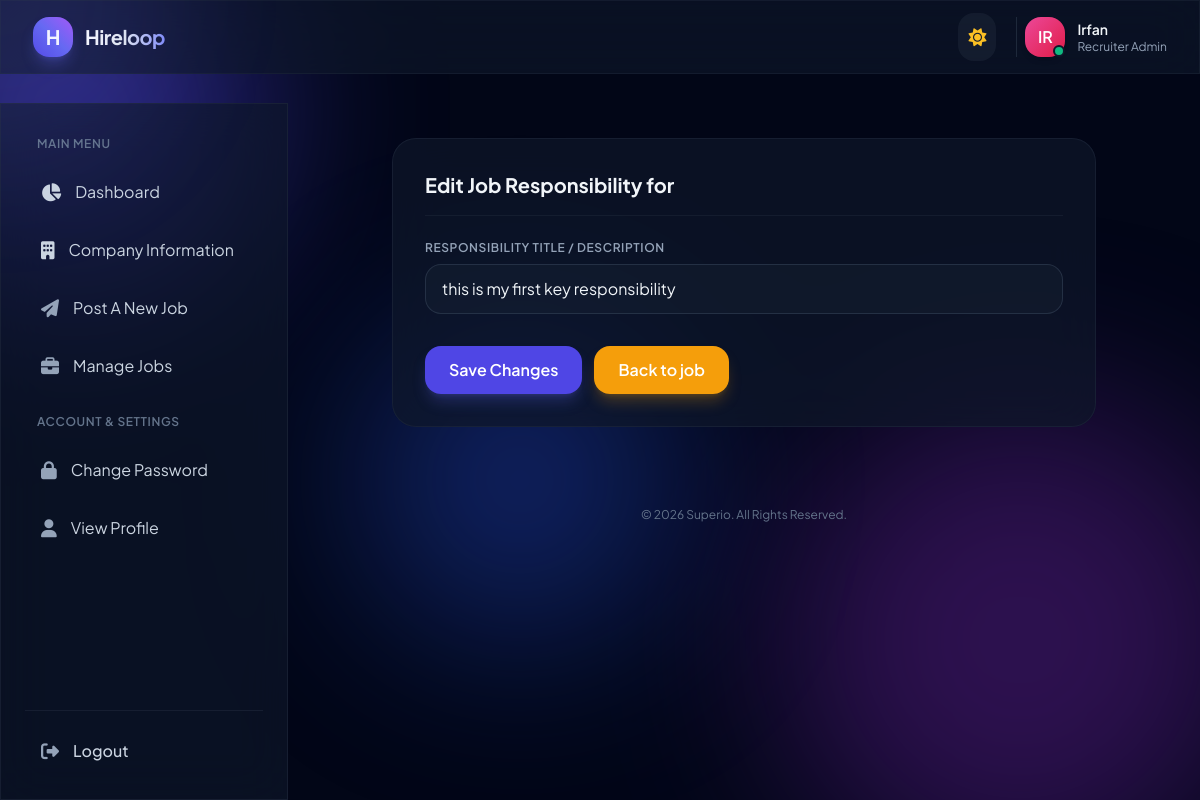
The page /job/edit-jobres/1/ (signed in) on the database its author committed.
### accounts/models.py (models this page shows)
class User(AbstractUser):
    email =  models.EmailField(unique= True ,null=False  )
    has_company = models.BooleanField(default = False)
    has_resume = models.BooleanField(default= False)
    is_recruiter = models.BooleanField(default= False)
    is_candidate = models.BooleanField(default= False)

### job/models.py (models this page shows)
class JobRes(models.Model):
    job = models.ForeignKey( Job , on_delete=models.CASCADE)
    name = models.CharField(max_length=100)

### job/views.py (the view)
# urls.py: path('edit-jobres/<int:pk>/', edit_jobres, name='edit-jobres'),
def edit_jobres(request, pk):
    jobres = get_object_or_404(JobRes, pk=pk)
    job = jobres.job
    if request.method == "POST":
        form = AddJobRes(request.POST, instance=jobres)
        if form.is_valid():
            form.save()
            messages.success(request, 'Job responsibility updated successfully.')
            return redirect(reverse('job-details', args=[job.pk]))
        else:
            messages.warning(request, "Something went wrong, please try again.")
    else:
        form = AddJobRes(instance=jobres)
    context = {'form': form, 'job': job, 'is_edit': True}
    return render(request, 'job/add_jobres.html', context)

### job/forms.py
class AddJobRes(forms.ModelForm):
    class Meta:
        model = JobRes
        fields = ['name']

### templates/job/add_jobres.html (shortened to what this page needs)
{% extends 'base.html' %}
{% load widget_tweaks %}
{% block content %}
<div class="max-w-3xl mx-auto p-4 sm:p-6 lg:p-8">
    <div class="bg-white/70 dark:bg-slate-900/70 backdrop-blur-xl border border-slate-200/60 dark:border-slate-800/60 rounded-3xl p-6 sm:p-8 shadow-xl shadow-slate-200/50 dark:shadow-none transition-all">
        <div class="mb-6 pb-4 border-b border-slate-200/50 dark:border-slate-800/50">
            <h2 class="text-xl font-bold text-slate-800 dark:text-slate-100">
                {% if is_edit %}Edit{% else %}Add a{% endif %} Job Responsibility for
            </h2>
        </div>
        <form method="POST" class="space-y-6">
            <div class="flex flex-col gap-2">
                <label class="text-xs font-semibold uppercase tracking-wider text-slate-500 dark:text-slate-400">Responsibility Title / Description</label>
                {% render_field form.name class="w-full px-4 py-3 rounded-2xl bg-slate-50/50 dark:bg-slate-800/30 border border-slate-200 dark:border-slate-700/60 text-slate-800 dark:text-slate-100 placeholder-slate-400 focus:bg-white dark:focus:bg-slate-900 focus:border-indigo-500 focus:ring-4 focus:ring-indigo-500/10 transition-all outline-none" placeholder="e.g. Ensuring that all codes written in Python meets PEP-8 standards..." %}
            </div>
            <div class="flex items-center gap-3 pt-2">
                <button type="submit" class="px-6 py-3 rounded-2xl bg-indigo-600 hover:bg-indigo-700 active:scale-[0.98] text-white font-semibold shadow-lg shadow-indigo-500/25 transition-all duration-200 cursor-pointer">
                    {% if is_edit %}Save Changes{% else %}Add Instance{% endif %}
                </button>
                <a href="{% url 'job-details' job.pk %}" class="px-6 py-3 rounded-2xl bg-amber-500 hover:bg-amber-600 active:scale-[0.98] text-white font-semibold shadow-lg shadow-amber-500/25 transition-all duration-200">
                    Back to job
                </a>
            </div>
        </form>
    </div>
</div>
{% endblock %}

### templates/base.html (shortened to what this page needs)
<!doctype html>
<html lang="en" class="dark">
  <head>
    <script src="https://cdn.tailwindcss.com"></script>
    <link
      rel="stylesheet"
      href="https://cdnjs.cloudflare.com/ajax/libs/font-awesome/6.4.0/css/all.min.css"
    />
  </head>
  <body
    class="bg-slate-50 dark:bg-slate-950 text-slate-800 dark:text-slate-100 transition-colors duration-500 min-h-screen flex flex-col"
  >
    <div class="bg-mesh">
      <div
        class="blob w-96 h-96 bg-indigo-400 dark:bg-indigo-600 top-[-10%] left-[-10%]"
      ></div>
      <div
        class="blob w-[30rem] h-[30rem] bg-purple-400 dark:bg-purple-900 bottom-[-10%] right-[-5%]"
        style="animation-delay: -5s"
      ></div>
      <div
        class="blob w-80 h-80 bg-blue-300 dark:bg-blue-800 top-[40%] left-[30%]"
        style="animation-delay: -10s"
      ></div>
    </div>
    <div
      id="cursor-glow"
      class="pointer-events-none fixed top-0 left-0 w-80 h-80 bg-indigo-500/15 dark:bg-indigo-400/10 rounded-full blur-3xl -translate-x-1/2 -translate-y-1/2 transition-opacity duration-300 z-50"
    ></div>
    <header
      class="sticky top-0 z-40 w-full glass-card border-b border-slate-200/50 dark:border-slate-800/50 px-4 lg:px-8 py-3 flex items-center justify-between"
    >
      <div class="flex items-center gap-4">
        <a href="{% url 'dashboard' %}" class="flex items-center gap-3">
          <div
            class="w-10 h-10 rounded-2xl bg-gradient-to-tr from-indigo-600 via-indigo-500 to-purple-500 flex items-center justify-center text-white font-bold text-xl shadow-lg shadow-indigo-500/30 transform hover:scale-105 transition-transform duration-300"
          >
            H
          </div>
          <span
            class="text-xl font-bold bg-clip-text text-transparent bg-gradient-to-r from-slate-900 via-indigo-950 to-indigo-600 dark:from-white dark:via-slate-200 dark:to-indigo-400 tracking-tight"
          >
          </span>
        </a>
      </div>
      <div class="flex items-center gap-3 md:gap-5">
        <button
          id="theme-toggle"
          class="p-2.5 rounded-2xl bg-slate-200/50 dark:bg-slate-800/50 hover:bg-slate-300/50 dark:hover:bg-slate-700/50 text-slate-700 dark:text-slate-200 transition-all duration-300 active:scale-90"
        >
          <i
            class="fa-solid fa-sun hidden dark:block text-lg text-amber-400"
          ></i>
        </button>
        <div
          class="flex items-center gap-3 pl-2 border-l border-slate-200 dark:border-slate-800"
        >
          <div class="relative">
            <div
              class="w-10 h-10 rounded-2xl bg-gradient-to-br from-pink-500 to-rose-600 flex items-center justify-center text-white font-semibold shadow-md"
            >
              {{ request.user.username|slice:":2"|upper|default:"UK" }}
            </div>
            <span
              class="absolute bottom-0 right-0 w-3 h-3 bg-emerald-500 border-2 border-white dark:border-slate-900 rounded-full"
            ></span>
          </div>
          <div class="hidden md:block text-left">
            <div
              class="text-sm font-semibold text-slate-800 dark:text-slate-100 flex items-center gap-1.5"
            >
              {{request.user.first_name|default:request.user.last_name|default:"username"}}
            </div>
            <div class="text-xs text-slate-500 dark:text-slate-400">
              Recruiter Admin
            </div>
          </div>
        </div>
      </div>
    </header>
    <div class="flex flex-1 relative">
      <aside class="w-72 glass-card border-r border-slate-200/60 dark:border-slate-800/60 p-6 flex flex-col justify-between hidden lg:flex shrink-0 sticky top-[103px] h-[calc(100vh-103px)]">
    <nav class="space-y-1.5">
        <div class="px-3 py-2 text-xs font-semibold text-slate-400 dark:text-slate-500 uppercase tracking-wider">
            Main Menu
        </div>
        <a href="{% url 'dashboard' %}"
           class="flex items-center gap-3.5 px-4 py-3 rounded-2xl transition-all {% if request.resolver_match.url_name == 'dashboard' %}bg-indigo-600 text-white font-medium shadow-md shadow-indigo-500/20{% else %}text-slate-600 dark:text-slate-300 hover:bg-slate-100 dark:hover:bg-slate-800/60{% endif %}">
            <i class="fa-solid fa-chart-pie text-lg"></i>
            <span>Dashboard</span>
        </a>
        {% if request.user.is_candidate %}
            {% if request.user.has_resume %}
                 <a href="{% url "resume-details" request.user.resume.pk %}"
                   class="flex items-center gap-3.5 px-4 py-3 rounded-2xl text-slate-600 dark:text-slate-300 hover:bg-slate-100 dark:hover:bg-slate-800/60 transition-all group">
                    <i class="fa-solid fa-book text-lg text-slate-400 group-hover:text-indigo-500 transition-colors"></i>
                    <span>Your Resume</span>
                </a>
                <a href="{% url "available_jobs" %}"
                   class="flex items-center gap-3.5 px-4 py-3 rounded-2xl text-slate-600 dark:text-slate-300 hover:bg-slate-100 dark:hover:bg-slate-800/60 transition-all group">
                    <i class="fa-solid fa-briefcase text-lg text-slate-400 group-hover:text-indigo-500 transition-colors"></i>
                    <span>Apply for Jobs</span>
                </a>
                <a href="{% url "manage_applied_jobs" %}"
                   class="flex items-center gap-3.5 px-4 py-3 rounded-2xl text-slate-600 dark:text-slate-300 hover:bg-slate-100 dark:hover:bg-slate-800/60 transition-all group">
                    <i class="fa-solid fa-file-invoice text-lg text-slate-400 group-hover:text-indigo-500 transition-colors"></i>
                    <span>Manage Applied Jobs</span>
                </a>
                 <a href="{% url "all_saved_jobs" %}"
                   class="flex items-center gap-3.5 px-4 py-3 rounded-2xl text-slate-600 dark:text-slate-300 hover:bg-slate-100 dark:hover:bg-slate-800/60 transition-all group">
                    <i class="fa-solid fa-save text-lg text-slate-400 group-hover:text-indigo-500 transition-colors"></i>
                    <span>Saved Jobs</span>
                </a>
            {% else %}
                <a href="{% url 'add-resume' %}"
                   class="flex items-center gap-3.5 px-4 py-3 rounded-2xl text-slate-600 dark:text-slate-300 hover:bg-slate-100 dark:hover:bg-slate-800/60 transition-all group">
                    <i class="fa-solid fa-file-lines text-lg text-slate-400 group-hover:text-indigo-500 transition-colors"></i>
                    <span>Add Resume</span>
                </a>
            {% endif %}
        {% else %}
            {% if request.user.has_company and request.user.company %}
                <a href="{% url 'company-details' request.user.company.pk %}"
                   class="flex items-center gap-3.5 px-4 py-3 rounded-2xl transition-all {% if request.resolver_match.url_name == 'company-details' %}bg-indigo-600 text-white font-medium{% else %}text-slate-600 dark:text-slate-300 hover:bg-slate-100 dark:hover:bg-slate-800/60{% endif %}">
                    <i class="fa-solid fa-building text-lg"></i>
                    <span>Company Information</span>
                </a>
                <a href="{% url 'create-job' %}"
                   class="flex items-center gap-3.5 px-4 py-3 rounded-2xl text-slate-600 dark:text-slate-300 hover:bg-slate-100 dark:hover:bg-slate-800/60 transition-all group">
                    <i class="fa-solid fa-paper-plane text-lg text-slate-400 group-hover:text-indigo-500 transition-colors"></i>
                    <span>Post A New Job</span>
                </a>
                <a href="{% url 'jobs-per-company' %}"
                   class="flex items-center gap-3.5 px-4 py-3 rounded-2xl text-slate-600 dark:text-slate-300 hover:bg-slate-100 dark:hover:bg-slate-800/60 transition-all group">
                    <i class="fa-solid fa-briefcase text-lg text-slate-400 group-hover:text-indigo-500 transition-colors"></i>
                    <span>Manage Jobs</span>
                </a>
            {% endif %}
        {% endif %}
        <div class="pt-4 px-3 py-2 text-xs font-semibold text-slate-400 dark:text-slate-500 uppercase tracking-wider">
            Account & Settings
        </div>
        <a href="{% url 'change_password' %}"
           class="flex items-center gap-3.5 px-4 py-3 rounded-2xl text-slate-600 dark:text-slate-300 hover:bg-slate-100 dark:hover:bg-slate-800/60 transition-all group">
            <i class="fa-solid fa-lock text-lg text-slate-400 group-hover:text-indigo-500 transition-colors"></i>
            <span>Change Password</span>
        </a>
        <a href="{% url 'update-profile' request.user.pk %}"
           class="flex items-center gap-3.5 px-4 py-3 rounded-2xl text-slate-600 dark:text-slate-300 hover:bg-slate-100 dark:hover:bg-slate-800/60 transition-all group">
            <i class="fa-solid fa-user text-lg text-slate-400 group-hover:text-indigo-500 transition-colors"></i>
            <span>View Profile</span>
        </a>
    </nav>
    <div class="pt-4 border-t border-slate-200/60 dark:border-slate-800/60 space-y-1">
        <a href="{% url 'logout' %}"
           class="flex items-center gap-3.5 px-4 py-2.5 rounded-2xl text-slate-600 dark:text-slate-300 hover:bg-slate-200/50 dark:hover:bg-slate-800/50 transition-all font-medium">
            <i class="fa-solid fa-right-from-bracket text-lg text-slate-400"></i>
            <span>Logout</span>
        </a>
    </div>
  </aside>
      <main class="flex-1 p-4 lg:p-8 max-w-7xl mx-auto w-full space-y-6">
        {% block content %}{% endblock %}
        <footer
          class="text-center py-6 text-xs text-slate-400 dark:text-slate-500"
        >
          &copy; 2026 Superio. All Rights Reserved.
        </footer>
      </main>
    </div>
  </body>
</html>

### templates/base.html (style rules this page uses)
body { font-family: "Plus Jakarta Sans", -apple-system, BlinkMacSystemFont, sans-serif; overflow-x: hidden; }
.glass-card { background: rgba(255, 255, 255, 0.7); backdrop-filter: blur(20px); -webkit-backdrop-filter: blur(20px); border: 1px solid rgba(255, 255, 255, 0.5); transition: all 0.4s cubic-bezier(0.16, 1, 0.3, 1); }
.dark .glass-card { background: rgba(15, 23, 42, 0.65); backdrop-filter: blur(24px); -webkit-backdrop-filter: blur(24px); border: 1px solid rgba(255, 255, 255, 0.08); }
.bg-mesh { position: fixed; top: 0; left: 0; width: 100vw; height: 100vh; z-index: -1; pointer-events: none; overflow: hidden; }
.blob { position: absolute; border-radius: 50%; filter: blur(90px); opacity: 0.5; animation: float 18s infinite ease-in-out alternate; }

### rows shown on the page
User: user.username "IR", user.first_name "Irfan"
JobRes: name "this is my first key responsibility"
